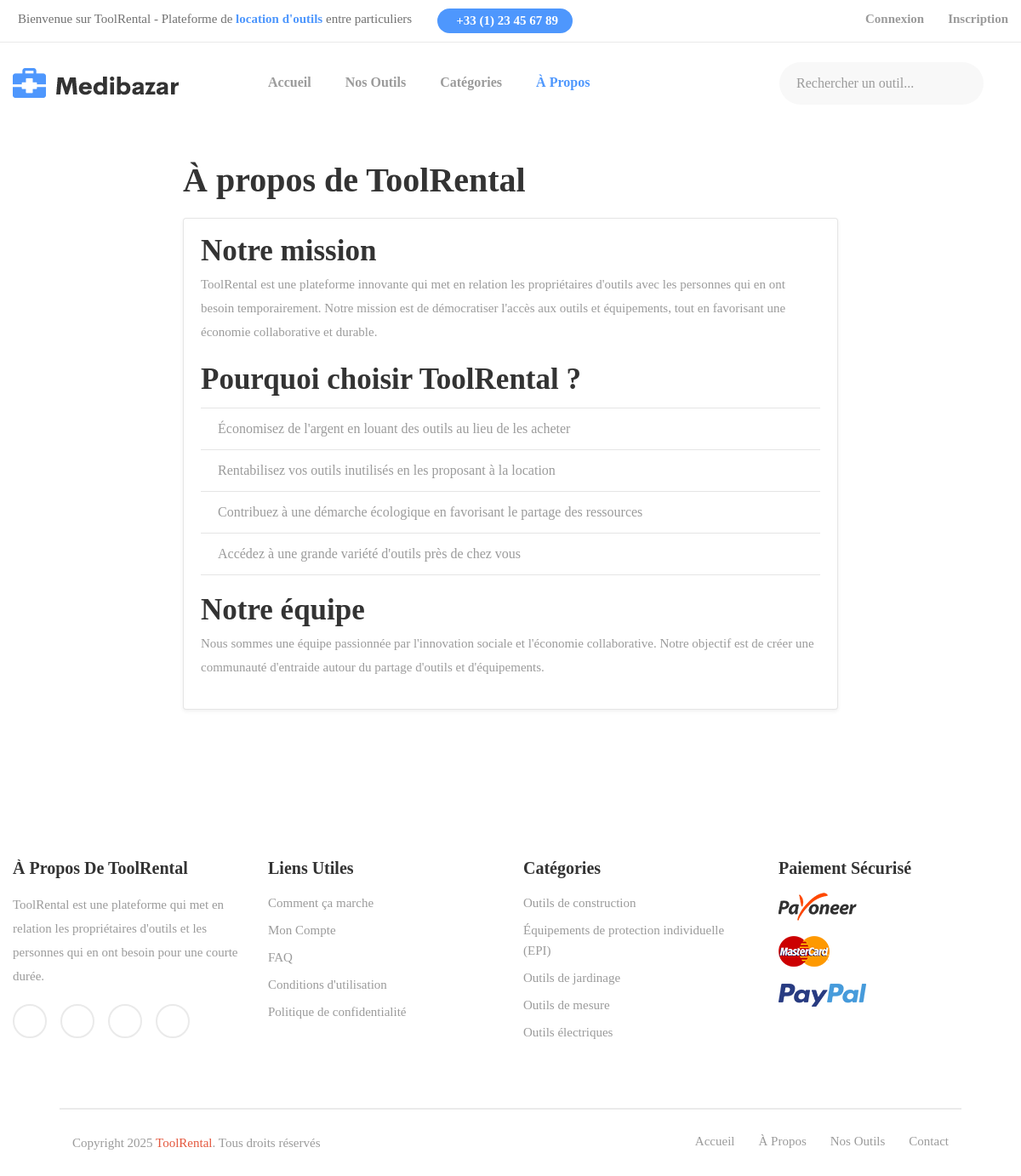
The page /about/ on the database its author committed.
### tools/models.py (models this page shows, shortened)
class Category(models.Model):
    name = models.CharField(max_length=100)
    description = models.TextField(blank=True, null=True)
    image = models.ImageField(upload_to='categories/', blank=True, null=True)
    class Meta:
        verbose_name_plural = "Categories"

### tools/views.py (the view)
# urls.py: path('about/', views.about, name='about'),
def about(request):
    context = {
        'categories': Category.objects.all(),
        'footer_categories': Category.objects.all()[:5],
    }
    return render(request, 'tools/about.html', context)

### templates/tools/about.html (shortened to what this page needs)
{% extends 'base.html' %}
{% load static %}
{% block content %}
<div class="container my-5">
    <div class="row">
        <div class="col-lg-8 mx-auto">
            <h1 class="mb-4">À propos de ToolRental</h1>
            <div class="card shadow-sm mb-5">
                <div class="card-body">
                    <h2>Notre mission</h2>
                    <p>ToolRental est une plateforme innovante qui met en relation les propriétaires d'outils avec les personnes qui en ont besoin temporairement. Notre mission est de démocratiser l'accès aux outils et équipements, tout en favorisant une économie collaborative et durable.</p>
                    <h2 class="mt-4">Pourquoi choisir ToolRental ?</h2>
                    <ul class="list-group list-group-flush mt-3">
                        <li class="list-group-item">Économisez de l'argent en louant des outils au lieu de les acheter</li>
                        <li class="list-group-item">Rentabilisez vos outils inutilisés en les proposant à la location</li>
                        <li class="list-group-item">Contribuez à une démarche écologique en favorisant le partage des ressources</li>
                        <li class="list-group-item">Accédez à une grande variété d'outils près de chez vous</li>
                    </ul>
                    <h2 class="mt-4">Notre équipe</h2>
                    <p>Nous sommes une équipe passionnée par l'innovation sociale et l'économie collaborative. Notre objectif est de créer une communauté d'entraide autour du partage d'outils et d'équipements.</p>
                </div>
            </div>
        </div>
    </div>
</div>
{% endblock %}

### templates/base.html (shortened to what this page needs)
<!DOCTYPE html>
<html class="no-js" lang="fr">
  {% load static %}
  <head>
    <link rel="stylesheet" href="{% static 'css/owl.carousel.min.css' %}" />
    <link rel="stylesheet" href="{% static 'css/animate.min.css' %}" />
    <link rel="stylesheet" href="{% static 'css/magnific-popup.css' %}" />
    <link rel="stylesheet" href="{% static 'css/fontawesome-all.min.css' %}" />
    <link rel="stylesheet" href="{% static 'css/themify-icons.css' %}" />
    <link rel="stylesheet" href="{% static 'css/meanmenu.css' %}" />
    <link rel="stylesheet" href="{% static 'css/slick.css' %}" />
    <link rel="stylesheet" href="{% static 'css/main.css' %}" />
    <link rel="stylesheet" href="{% static 'css/responsive.css' %}" />
  </head>
  <body>
    <header>
      <div class="header-top-area pl-165 pr-165">
        <div class="container-fluid">
          <div class="row">
            <div class="col-xl-8 col-lg-6 col-md-6">
              <div class="header-top-wrapper">
                <div class="header-top-info d-none d-xl-block f-left">
                  <span
                    > Bienvenue sur ToolRental -
                    Plateforme de <a href="#">location d'outils</a> entre
                    particuliers</span
                  >
                </div>
                <div class="header-link f-left">
                  <span
                    ><a href="tel:+33123456789"
                      ><i class="far fa-phone"></i> +33 (1) 23 45 67 89</a
                    ></span
                  >
                </div>
              </div>
            </div>
            <div class="col-xl-4 col-lg-6 col-md-6">
              <div class="header-top-right text-md-right">
                <div class="shop-menu">
                  <ul>
                    {% if user.is_authenticated %}
                    <li>
                      <a href="{% url 'accounts:profile' %}"
                        ><i class="fal fa-user-circle"></i> Mon Compte</a
                      >
                    </li>
                    {% if user.profile.user_type == 'proprietaire' %}
                    <li>
                      <a href="{% url 'tools:my_tools' %}"
                        ><i class="far fa-tools"></i> Mes Outils</a
                      >
                    </li>
                    {% endif %}
                    <li>
                      <a href="{% url 'reservations:my_reservations' %}"
                        ><i class="far fa-calendar-alt"></i> Mes Réservations</a
                      >
                    </li>
                    <li>
                      <form
                        method="post"
                        action="{% url 'accounts:logout' %}"
                        style="display: inline"
                      >
                        {% csrf_token %}
                        <button
                          type="submit"
                          class="btn btn-link"
                          style="padding: 0; border: none; background: none"
                        >
                          <i class="far fa-sign-out-alt"></i> Déconnexion
                        </button>
                      </form>
                    </li>
                    {% else %}
                    <li>
                      <a href="{% url 'accounts:login' %}"
                        ><i class="far fa-sign-in-alt"></i> Connexion</a
                      >
                    </li>
                    <li>
                      <a href="{% url 'accounts:register' %}"
                        ><i class="far fa-user-plus"></i> Inscription</a
                      >
                    </li>
                    {% endif %}
                  </ul>
                </div>
              </div>
            </div>
          </div>
        </div>
      </div>
      <div id="sticky-header" class="main-menu-area menu-01 pl-165 pr-165">
        <div class="container-fluid">
          <div class="row align-items-center">
            <div class="col-xl-3 col-lg-3">
              <div class="logo">
                <a href="{% url 'tools:home' %}"
                  ><img src="{% static 'img/logo/logo.png' %}" alt="ToolRental"
                /></a>
              </div>
            </div>
            <div class="col-xl-9 col-lg-9 d-none d-lg-block">
              <div class="header-right f-right">
                <div class="header-search f-right d-none d-xl-block">
                  <form
                    class="header-search-form"
                    action="{% url 'tools:search' %}"
                    method="GET"
                  >
                    <input
                      placeholder="Rechercher un outil..."
                      type="text"
                      name="query"
                    />
                    <button type="submit"></button>
                  </form>
                </div>
              </div>
              <div class="main-menu">
                <nav id="mobile-menu">
                  <ul>
                    <li class="{% if request.path == '/' %}active{% endif %}">
                      <a href="{% url 'tools:home' %}">Accueil</a>
                    </li>
                    <li
                      class="{% if 'tools/list' in request.path %}active{% endif %}"
                    >
                      <a href="{% url 'tools:list' %}">Nos Outils</a>
                    </li>
                    <li
                      class="{% if 'categories' in request.path %}active{% endif %}"
                    >
                      <a href="{% url 'tools:categories' %}">Catégories</a>
                    </li>
                    <li
                      class="{% if 'about' in request.path %}active{% endif %}"
                    >
                      <a href="{% url 'tools:about' %}">À propos</a>
                    </li>
                  </ul>
                </nav>
              </div>
            </div>
          </div>
        </div>
      </div>
    </header>
    <main>{% block content %} {% endblock %}</main>
    <footer>
      <div class="footer-area pt-80 pb-45">
        <div class="container">
          <div class="row">
            <div class="col-xl-3 col-lg-3 col-md-6">
              <div class="footer-wrapper mb-30">
                <h3 class="footer-title">À propos de ToolRental</h3>
                <div class="footer-text">
                  <p>
                    ToolRental est une plateforme qui met en relation les
                    propriétaires d'outils et les personnes qui en ont besoin
                    pour une courte durée.
                  </p>
                </div>
                <div class="footer-icon">
                  <a href="#"></a>
                  <a href="#"></a>
                  <a href="#"></a>
                  <a href="#"></a>
                </div>
              </div>
            </div>
            <div class="col-xl-3 col-lg-3 col-md-6">
              <div class="footer-wrapper ml-80 mb-30">
                <h3 class="footer-title">Liens Utiles</h3>
                <div class="footer-link">
                  <ul>
                    <li>
                      <a href="{% url 'tools:how_it_works' %}"
                        >Comment ça marche</a
                      >
                    </li>
                    <li>
                      <a href="{% url 'accounts:profile' %}">Mon Compte</a>
                    </li>
                    <li><a href="{% url 'tools:faq' %}">FAQ</a></li>
                    <li>
                      <a href="{% url 'tools:terms' %}"
                        >Conditions d'utilisation</a
                      >
                    </li>
                    <li>
                      <a href="{% url 'tools:privacy' %}"
                        >Politique de confidentialité</a
                      >
                    </li>
                  </ul>
                </div>
              </div>
            </div>
            <div class="col-xl-3 col-lg-3 col-md-6">
              <div class="footer-wrapper ml-80 mb-30">
                <h3 class="footer-title">Catégories</h3>
                <div class="footer-link">
                  <ul>
                    {% for category in footer_categories %}
                    <li>
                      <a href="{% url 'tools:category_detail' category.id %}"
                        >{{ category.name }}</a
                      >
                    </li>
                    {% endfor %}
                  </ul>
                </div>
              </div>
            </div>
            <div class="col-xl-3 col-lg-3 col-md-6">
              <div class="footer-wrapper ml-130 mb-30">
                <h3 class="footer-title">Paiement Sécurisé</h3>
                <div class="footer-img">
                  <img
                    src="{% static 'img/footer/footer.png' %}"
                    alt="Méthodes de paiement"
                  />
                </div>
              </div>
            </div>
          </div>
        </div>
      </div>
      <div class="footer-bottom-area mr-70 ml-70 pt-25 pb-25">
        <div class="container">
          <div class="row">
            <div class="col-xl-6 col-lg-6 col-md-6">
              <div class="copyright">
                <p>
                  Copyright  2025
                  <a href="#">ToolRental</a>. Tous droits réservés
                </p>
              </div>
            </div>
            <div class="col-xl-6 col-lg-6 col-md-6">
              <div class="footer-bottom-link f-right">
                <ul>
                  <li><a href="{% url 'tools:home' %}">Accueil </a></li>
                  <li><a href="{% url 'tools:about' %}"> À propos</a></li>
                  <li><a href="{% url 'tools:list' %}">Nos outils</a></li>
                  <li><a href="{% url 'tools:contact' %}">Contact </a></li>
                </ul>
              </div>
            </div>
          </div>
        </div>
      </div>
    </footer>
  </body>
</html>

### rows shown on the page
Category: name "Outils de construction"
Category: name "Équipements de protection individuelle (EPI)"
Category: name "Outils de jardinage"
Category: name "Outils de mesure"
Category: name "Outils électriques"
